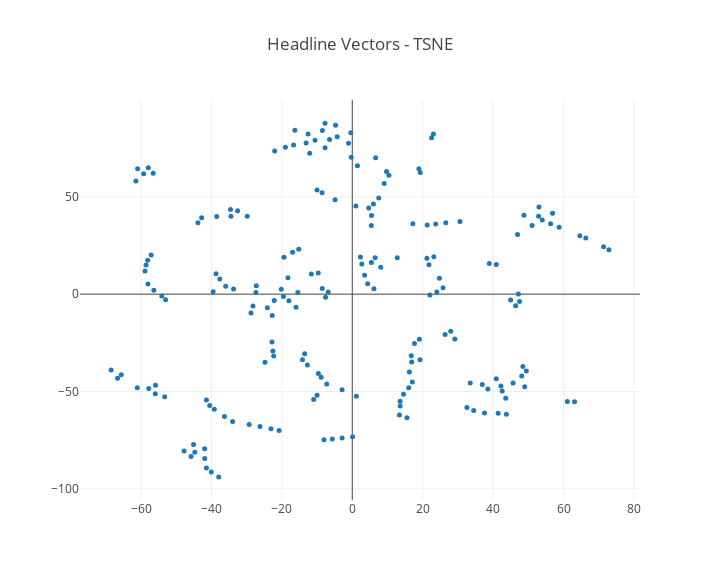

Notebook code cell kept with this figure:
### Markdown cell above
# 4. Topic Analysis

- Concatenate document vectors from all 3 (LDI, NMF, Word2vec): 460 columns
- PCA to 80 columns
- Plot topics with TSNE

### Code cell
reduced_data, ohs, plotclusters = pickle.load(open( "docvecs.pkl", "rb" ))
headline_scatterplot(do_tsne(reduced_data, perplexity=5), ohs, title="Headline Vectors - TSNE")

### Figure 1 — Plotly figure (JSON) as saved in the notebook; plotly's stock layout.template omitted (floating-point values rounded to 4 significant figures; data arrays with more than 128 entries replaced by an {"elided": "..."} marker saying what was removed)
{"data": [{"hoverinfo": "text", "marker": {"showscale": false, "size": 5}, "mode": "markers", "text": {"elided": "200 str values"}, "type": "scatter", "uid": "10e36ac9-60f0-4099-b6fb-5cc0df6c3e76", "x": {"elided": "200 float values"}, "y": {"elided": "200 float values"}}], "layout": {"height": 580, "title": "Headline Vectors - TSNE", "width": 720}}
